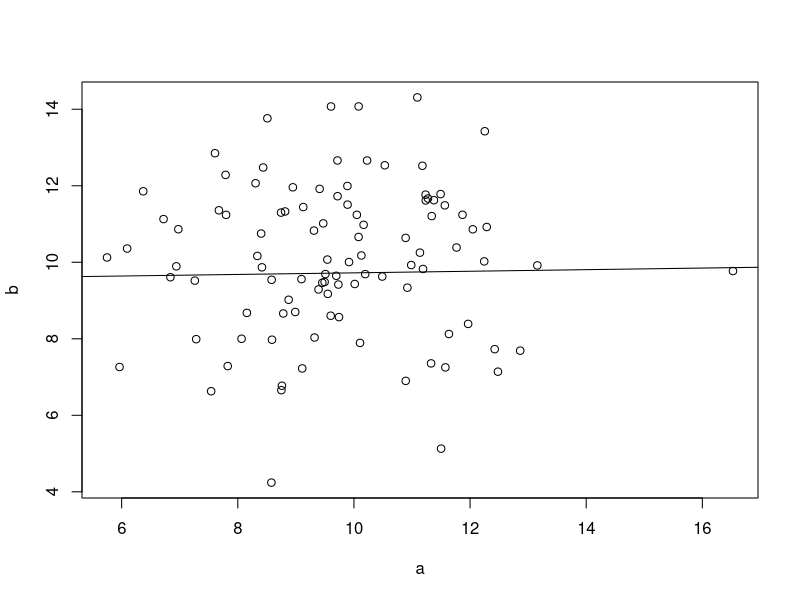

Generate this figure with R:
a <- rnorm(n=100, mean=10, sd=2)
b <- rnorm(n=100, mean=10, sd=2)

plot(a,b)

abline(lm(a ~ b))

c <- c(a, b)
r <- (sum(c)/200) / (100 * 100)
r